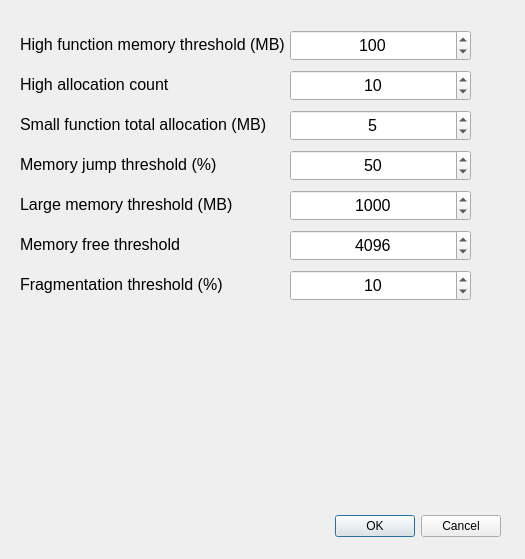
<?xml version="1.0" encoding="UTF-8"?>
<ui version="4.0">
 <class>MassifAnalyzerThresholdsWindow</class>
 <widget class="QDialog" name="MassifAnalyzerThresholdsWindow">
  <property name="geometry">
   <rect>
    <x>0</x>
    <y>0</y>
    <width>525</width>
    <height>559</height>
   </rect>
  </property>
  <property name="windowTitle">
   <string>Dialog</string>
  </property>
  <widget class="QDialogButtonBox" name="buttonBox">
   <property name="geometry">
    <rect>
     <x>160</x>
     <y>510</y>
     <width>341</width>
     <height>33</height>
    </rect>
   </property>
   <property name="orientation">
    <enum>Qt::Orientation::Horizontal</enum>
   </property>
   <property name="standardButtons">
    <set>QDialogButtonBox::StandardButton::Cancel|QDialogButtonBox::StandardButton::Ok</set>
   </property>
  </widget>
  <widget class="QSpinBox" name="sbHighMemoryThreshold">
   <property name="geometry">
    <rect>
     <x>290</x>
     <y>30</y>
     <width>181</width>
     <height>31</height>
    </rect>
   </property>
   <property name="font">
    <font>
     <pointsize>12</pointsize>
    </font>
   </property>
   <property name="alignment">
    <set>Qt::AlignmentFlag::AlignCenter</set>
   </property>
   <property name="maximum">
    <number>999999</number>
   </property>
   <property name="value">
    <number>100</number>
   </property>
  </widget>
  <widget class="QLabel" name="lbHighMemoryThreshold">
   <property name="geometry">
    <rect>
     <x>20</x>
     <y>30</y>
     <width>271</width>
     <height>29</height>
    </rect>
   </property>
   <property name="font">
    <font>
     <pointsize>12</pointsize>
    </font>
   </property>
   <property name="lineWidth">
    <number>0</number>
   </property>
   <property name="text">
    <string>High function memory threshold (MB)</string>
   </property>
   <property name="alignment">
    <set>Qt::AlignmentFlag::AlignLeading|Qt::AlignmentFlag::AlignLeft|Qt::AlignmentFlag::AlignVCenter</set>
   </property>
  </widget>
  <widget class="QSpinBox" name="sbHighAllocationCount">
   <property name="geometry">
    <rect>
     <x>290</x>
     <y>70</y>
     <width>181</width>
     <height>31</height>
    </rect>
   </property>
   <property name="font">
    <font>
     <pointsize>12</pointsize>
    </font>
   </property>
   <property name="alignment">
    <set>Qt::AlignmentFlag::AlignCenter</set>
   </property>
   <property name="maximum">
    <number>999999</number>
   </property>
   <property name="value">
    <number>10</number>
   </property>
  </widget>
  <widget class="QLabel" name="lbHighAllocationCount">
   <property name="geometry">
    <rect>
     <x>20</x>
     <y>70</y>
     <width>301</width>
     <height>29</height>
    </rect>
   </property>
   <property name="font">
    <font>
     <pointsize>12</pointsize>
    </font>
   </property>
   <property name="lineWidth">
    <number>0</number>
   </property>
   <property name="text">
    <string>High allocation count</string>
   </property>
   <property name="alignment">
    <set>Qt::AlignmentFlag::AlignLeading|Qt::AlignmentFlag::AlignLeft|Qt::AlignmentFlag::AlignVCenter</set>
   </property>
  </widget>
  <widget class="QSpinBox" name="sbSmallTotalAllocation">
   <property name="geometry">
    <rect>
     <x>290</x>
     <y>110</y>
     <width>181</width>
     <height>31</height>
    </rect>
   </property>
   <property name="font">
    <font>
     <pointsize>12</pointsize>
    </font>
   </property>
   <property name="alignment">
    <set>Qt::AlignmentFlag::AlignCenter</set>
   </property>
   <property name="maximum">
    <number>999999</number>
   </property>
   <property name="value">
    <number>5</number>
   </property>
  </widget>
  <widget class="QLabel" name="lbSmallTotalAllocation">
   <property name="geometry">
    <rect>
     <x>20</x>
     <y>110</y>
     <width>261</width>
     <height>29</height>
    </rect>
   </property>
   <property name="font">
    <font>
     <pointsize>12</pointsize>
    </font>
   </property>
   <property name="lineWidth">
    <number>0</number>
   </property>
   <property name="text">
    <string>Small function total allocation (MB)</string>
   </property>
   <property name="alignment">
    <set>Qt::AlignmentFlag::AlignLeading|Qt::AlignmentFlag::AlignLeft|Qt::AlignmentFlag::AlignVCenter</set>
   </property>
  </widget>
  <widget class="QSpinBox" name="sbMemoryJumpThreshold">
   <property name="geometry">
    <rect>
     <x>290</x>
     <y>150</y>
     <width>181</width>
     <height>31</height>
    </rect>
   </property>
   <property name="font">
    <font>
     <pointsize>12</pointsize>
    </font>
   </property>
   <property name="alignment">
    <set>Qt::AlignmentFlag::AlignCenter</set>
   </property>
   <property name="maximum">
    <number>999999</number>
   </property>
   <property name="value">
    <number>50</number>
   </property>
  </widget>
  <widget class="QLabel" name="lbMemoryJumpThreshold">
   <property name="geometry">
    <rect>
     <x>20</x>
     <y>150</y>
     <width>261</width>
     <height>29</height>
    </rect>
   </property>
   <property name="font">
    <font>
     <pointsize>12</pointsize>
    </font>
   </property>
   <property name="lineWidth">
    <number>0</number>
   </property>
   <property name="text">
    <string>Memory jump threshold (%)</string>
   </property>
   <property name="alignment">
    <set>Qt::AlignmentFlag::AlignLeading|Qt::AlignmentFlag::AlignLeft|Qt::AlignmentFlag::AlignVCenter</set>
   </property>
  </widget>
  <widget class="QLabel" name="lbLargeMemoryThreshold">
   <property name="geometry">
    <rect>
     <x>20</x>
     <y>190</y>
     <width>301</width>
     <height>29</height>
    </rect>
   </property>
   <property name="font">
    <font>
     <pointsize>12</pointsize>
    </font>
   </property>
   <property name="lineWidth">
    <number>0</number>
   </property>
   <property name="text">
    <string>Large memory threshold (MB)</string>
   </property>
   <property name="alignment">
    <set>Qt::AlignmentFlag::AlignLeading|Qt::AlignmentFlag::AlignLeft|Qt::AlignmentFlag::AlignVCenter</set>
   </property>
  </widget>
  <widget class="QSpinBox" name="sbFragmentationThreshold">
   <property name="geometry">
    <rect>
     <x>290</x>
     <y>270</y>
     <width>181</width>
     <height>31</height>
    </rect>
   </property>
   <property name="font">
    <font>
     <pointsize>12</pointsize>
    </font>
   </property>
   <property name="alignment">
    <set>Qt::AlignmentFlag::AlignCenter</set>
   </property>
   <property name="maximum">
    <number>999999</number>
   </property>
   <property name="value">
    <number>10</number>
   </property>
  </widget>
  <widget class="QSpinBox" name="sbLargeMemoryThreshold">
   <property name="geometry">
    <rect>
     <x>290</x>
     <y>190</y>
     <width>181</width>
     <height>31</height>
    </rect>
   </property>
   <property name="font">
    <font>
     <pointsize>12</pointsize>
    </font>
   </property>
   <property name="alignment">
    <set>Qt::AlignmentFlag::AlignCenter</set>
   </property>
   <property name="maximum">
    <number>999999</number>
   </property>
   <property name="value">
    <number>1000</number>
   </property>
  </widget>
  <widget class="QSpinBox" name="sbMemoryFreeThreshold">
   <property name="geometry">
    <rect>
     <x>290</x>
     <y>230</y>
     <width>181</width>
     <height>31</height>
    </rect>
   </property>
   <property name="font">
    <font>
     <pointsize>12</pointsize>
    </font>
   </property>
   <property name="alignment">
    <set>Qt::AlignmentFlag::AlignCenter</set>
   </property>
   <property name="maximum">
    <number>999999</number>
   </property>
   <property name="value">
    <number>4096</number>
   </property>
  </widget>
  <widget class="QLabel" name="lbFragmentationThreshold">
   <property name="geometry">
    <rect>
     <x>20</x>
     <y>270</y>
     <width>261</width>
     <height>29</height>
    </rect>
   </property>
   <property name="font">
    <font>
     <pointsize>12</pointsize>
    </font>
   </property>
   <property name="lineWidth">
    <number>0</number>
   </property>
   <property name="text">
    <string>Fragmentation threshold (%)</string>
   </property>
   <property name="alignment">
    <set>Qt::AlignmentFlag::AlignLeading|Qt::AlignmentFlag::AlignLeft|Qt::AlignmentFlag::AlignVCenter</set>
   </property>
  </widget>
  <widget class="QLabel" name="lbMemoryFreeThreshold">
   <property name="geometry">
    <rect>
     <x>20</x>
     <y>230</y>
     <width>261</width>
     <height>29</height>
    </rect>
   </property>
   <property name="font">
    <font>
     <pointsize>12</pointsize>
    </font>
   </property>
   <property name="lineWidth">
    <number>0</number>
   </property>
   <property name="text">
    <string>Memory free threshold </string>
   </property>
   <property name="alignment">
    <set>Qt::AlignmentFlag::AlignLeading|Qt::AlignmentFlag::AlignLeft|Qt::AlignmentFlag::AlignVCenter</set>
   </property>
  </widget>
 </widget>
 <resources/>
 <connections>
  <connection>
   <sender>buttonBox</sender>
   <signal>accepted()</signal>
   <receiver>MassifAnalyzerThresholdsWindow</receiver>
   <slot>accept()</slot>
   <hints>
    <hint type="sourcelabel">
     <x>248</x>
     <y>254</y>
    </hint>
    <hint type="destinationlabel">
     <x>157</x>
     <y>274</y>
    </hint>
   </hints>
  </connection>
  <connection>
   <sender>buttonBox</sender>
   <signal>rejected()</signal>
   <receiver>MassifAnalyzerThresholdsWindow</receiver>
   <slot>reject()</slot>
   <hints>
    <hint type="sourcelabel">
     <x>316</x>
     <y>260</y>
    </hint>
    <hint type="destinationlabel">
     <x>286</x>
     <y>274</y>
    </hint>
   </hints>
  </connection>
 </connections>
</ui>
